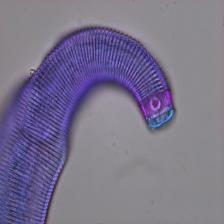
#> input picture Day_1_Material/Test_images/Desmodora sp1_GY_8S1D1 (13).jpg, 224 x 224 px, found by its file name
$ python Intro_opencv.py   (older library calls are emulated)
#> lines starting #> are read from the running program, lines starting #| are printed output that depends on the picture; after the words box and inside, x2 and y2 are one past the last pixel; in counts of white or black regions, pixels touching at a corner belong together
# -*- coding: utf-8 -*-
"""
Created on Sat Sep 18 08:41:04 2021

@author: Abdul Qayyum
ENIB
"""

#Introduction of OpenCv for basic Image processing

#Useful preprocessing steps for image processing, for example segmentation.
#1. Reading and processing BGR and GRAY scale channels
#1. channels extraction(SPlit & Merge)
#2. Scaling / resizing
#3. Denoising / smoothing
#4. Edge detection


###################################
#Pixel values, split and merge channels,
#pip install opencv-contrib-python==4.5.3.56
import cv2
# check open cv version
cv2.__version__

# Read gray and BGR or RGB image in OpenCV
grayim=cv2.imread("Test_images\\Desmodora sp1_GY_8S1D1 (13).jpg",0)
#> grayim: shape (224, 224); min 32, max 179, mean 120.7

img_bgr=cv2.imread("Test_images\\Desmodora sp1_GY_8S1D1 (13).jpg",1) # color is BGR not RGB
#> img_bgr is the input picture: shape (224, 224, 3); mean B, G, R 140.4, 116.1, 122.3
############## BGR to RGB color image
img_bgr_rgb= cv2.cvtColor(img_bgr, cv2.COLOR_BGR2RGB)

# another way to get gray  image from BGR color image
gray_img = cv2.cvtColor(img_bgr, cv2.COLOR_BGR2GRAY)
######################## back to RGB color
# gray to RGB back
backtobgr = cv2.cvtColor(gray_img,cv2.COLOR_GRAY2BGR)
backtorgb = cv2.cvtColor(gray_img,cv2.COLOR_GRAY2RGB)
# another way to back RGB
gray_three = cv2.merge([gray_img,gray_img,gray_img])

# show individual channel in color image
img_b=img_bgr[:,:,0] # B dueto BGR
img_g=img_bgr[:,:,1] # green
img_r=img_bgr[:,:,2] # red
import matplotlib.pyplot as plt
plt.imshow(img_r)
# show image in openCv
# cv2.imshow("red pic", img_r)
# cv2.waitKey(0)
# cv2.destroyAllWindows()

# split channels
b,g,r=cv2.split(img_bgr)

# cv2.imshow("green pic", g)
# cv2.waitKey(0)
# cv2.destroyAllWindows()

#back to combine into bgr


img_merged = cv2.merge((b,g,r))


# cv2.imshow("merged pic", img_merged)
# cv2.waitKey(0)
# cv2.destroyAllWindows()

## Resize the image according to your specified size
img = cv2.imread("Test_images\\Desmodora sp1_GY_8S1D1 (13).jpg", 1)   #Color is BGR not RGB

#use cv2.resize. Can specify size or scaling factor.
#Inter_cubic or Inter_linear for zooming.
#Use INTER_AREA for shrinking
#Following xample zooms by 2 times.

resized = cv2.resize(img, None, fx=2, fy=2, interpolation = cv2.INTER_CUBIC)

cv2.imshow("original pic", img)
cv2.imshow("resized pic", resized)
cv2.waitKey(0)
cv2.destroyAllWindows()


# [8 lines of commented-out code are left out]
height=128
width=128

resized_1 = cv2.resize(img,(height,width))

cv2.imshow("original pic", img)
cv2.imshow("resized pic", resized_1)
cv2.waitKey(0)
cv2.destroyAllWindows()

# another way
height=128
width=128

resized_1 = cv2.resize(img,(height,width),interpolation = cv2.INTER_CUBIC)

cv2.imshow("original pic", img)
cv2.imshow("resized pic", resized_1)
cv2.waitKey(0)
cv2.destroyAllWindows()

########### cropped image
cropped_img=img[100:200,100:200]

cv2.imshow("original pic", img)
cv2.imshow("cropped pic", cropped_img)
cv2.waitKey(0)
cv2.destroyAllWindows()

################## some basic filtering operations in OpenCV #################

import cv2
import numpy as np
from matplotlib import pyplot as plt
img_bgr= cv2.imread('Test_images\\Desmodora sp1_GY_8S1D1 (13).jpg', 1)
kernel = np.ones((5,5),np.float32)/25
filt_2D = cv2.filter2D(img_bgr,-1,kernel)    #Convolution using the kernel we provide
blur = cv2.blur(img_bgr,(5,5))   #Convolution with a normalized filter.
blur_gaussian = cv2.GaussianBlur(img,(5,5),0)  #Gaussian kernel is used.
median_blur = cv2.medianBlur(img_bgr,5)  #Using kernel size 5. Better on edges compared to gaussian.
bilateral_blur = cv2.bilateralFilter(img_bgr,9,75,75)  #Good for noise removal but retain edge sharpness.


cv2.imshow("Original", img_bgr)
cv2.imshow("2D filtered", filt_2D)
cv2.imshow("Blur", blur)
cv2.imshow("Gaussian Blur", blur_gaussian)
cv2.imshow("Median Blur", median_blur)
cv2.imshow("Bilateral", bilateral_blur)
cv2.waitKey(0)
cv2.destroyAllWindows()


import cv2
# Sobel Edge Detection
sobelx = cv2.Sobel(src=img, ddepth=cv2.CV_64F, dx=1, dy=0, ksize=5) # Sobel Edge Detection on the X axis

sobely = cv2.Sobel(src=img, ddepth=cv2.CV_64F, dx=0, dy=1, ksize=5) # Sobel Edge Detection on the Y axis

sobelxy = cv2.Sobel(src=img, ddepth=cv2.CV_64F, dx=1, dy=1, ksize=5) # Combined X and Y Sobel Edge Detection
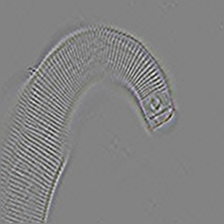
#> sobelxy: shape (224, 224, 3) float64; mean B, G, R 0, 0.1, 0.1; drawn with min black and max white

# Display Sobel Edge Detection Images

cv2.imshow('Sobel X', sobelx)
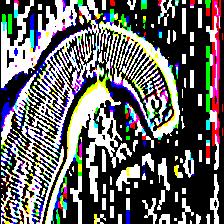
#> window 'Sobel X': shape (224, 224, 3); mean B, G, R 101.6, 101.5, 102
cv2.waitKey(0)
cv2.imshow('Sobel Y', sobely)
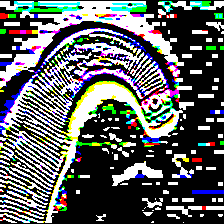
#> window 'Sobel Y': shape (224, 224, 3); mean B, G, R 95.6, 95.7, 92.1
cv2.waitKey(0)
cv2.imshow('Sobel X Y using Sobel() function', sobelxy)
cv2.waitKey(0)


#Edge detection

import cv2
import numpy as np

img = cv2.imread("Test_images\\Desmodora sp1_GY_8S1D1 (13).jpg", 0)
edges = cv2.Canny(img,100,200)   #Image, min and max values
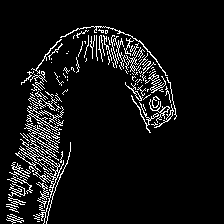
#> edges: shape (224, 224); 7.2% white in thin lines or dots, all inside (x1, y1, x2, y2) = (6, 26, 177, 224)

cv2.imshow("Original Image", img)
cv2.imshow("Canny", edges)

cv2.waitKey(0)
cv2.destroyAllWindows()
############################## Feature descriptor and dectector #########
######################### feature descriptor ##########
#SIFT and SURF - do not work in opencv 3
#SIFT stands for scale invariant feature transform
#####################################
# FAST
# Features from Accelerated Segment Test
# High speed corner detector
# FAST is only keypoint detector. Cannot get any descriptors.
import cv2 as cv
pathimage="Test_images\\Desmodora sp1_GY_8S1D1 (13).jpg"
#load image
import cv2

img = cv2.imread(pathimage, 0)

# Initiate FAST object with default values
detector = cv2.FastFeatureDetector_create(50)   #Detects 50 points

kp = detector.detect(img, None)
#> kp = 10 keypoints; (x, y, size): (32, 72, 7), (35, 68, 7), (159, 103, 7), (153, 116, 7), (160, 86, 7), (156, 79, 7), (36, 94, 7), (154, 75, 7), (32, 69, 7), (171, 112, 7)

img2 = cv2.drawKeypoints(img, kp, None, flags=0)
fast_img = img2.reshape(-1)
cv2.imshow('Corners',img2)
cv2.waitKey(0)

#############################################
#BRIEF (Binary Robust Independent Elementary Features)
#One important point is that BRIEF is a feature descriptor,
#it doesn’t provide any method to find the features.
# Not going to show the example as BRIEF also not working in opencv 3

###############################################
#ORB
# Oriented FAST and Rotated BRIEF
# An efficient alternative to SIFT or SURF
# ORB is basically a fusion of FAST keypoint detector and BRIEF descriptor

import numpy as np
import cv2

img = cv2.imread(pathimage, 0)
#Initiate SIFT detector
orb = cv2.ORB_create(100)


kp, des = orb.detectAndCompute(img, None)
#> kp = 71 keypoints; strongest (x, y, size): (32, 72, 31), (35, 68, 31), (32, 69, 31), (156, 104, 44.6)

# draw only keypoints location,not size and orientation
#img2 = cv2.drawKeypoints(img, kp, None, flags=None)
# Now, let us draw with rich key points, reflecting descriptors.
# Descriptors here show both the scale and the orientation of the keypoint.
img2 = cv2.drawKeypoints(img, kp, None, flags=cv2.DRAW_MATCHES_FLAGS_DRAW_RICH_KEYPOINTS)
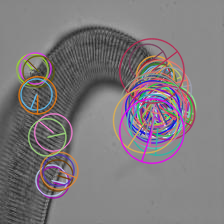
#> img2: shape (224, 224, 3); mean of channels 0, 1, 2 124, 121.2, 126.4; drawn as B, G, R
orb_img = img2.reshape(-1)
cv2.imshow("With keypoints", img2)
cv2.waitKey(0)


# SIFT and Surf not in openCV current virsion
# import cv2
# import numpy as np

# img = cv2.imread('home.jpg')
# gray= cv2.cvtColor(img,cv2.COLOR_BGR2GRAY)

# sift = cv2.SIFT()
# kp = sift.detect(img,None)

# img=cv2.drawKeypoints(img,kp)

# cv2.imwrite('sift_keypoints.jpg',img)


# >>> img = cv2.imread('fly.png',0)

# # Create SURF object. You can specify params here or later.
# # Here I set Hessian Threshold to 400
# >>> surf = cv2.SURF(400)

# # Find keypoints and descriptors directly
# >>> kp, des = surf.detectAndCompute(img,None)

# >>> len(kp)
#  699

########################### some other function in OpenCV ##############
#Morphological transformations
import cv2
import matplotlib.pyplot as plt
import numpy as np

img = cv2.imread("Test_images\\Desmodora sp1_GY_8S1D1 (13).jpg", 0)

ret,th = cv2.threshold(img,0,255,cv2.THRESH_BINARY+cv2.THRESH_OTSU)
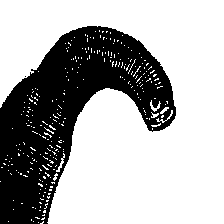
#> th: shape (224, 224); 67.8% white; 2 black regions (1 under 20 px), largest, box (x1, y1, x2, y2) and area: (0, 26, 176, 224) 16150
#> ret = 110

kernel = np.ones((3,3),np.uint8)   # 3x3 kernel with all ones.
erosion = cv2.erode(th,kernel,iterations = 1)  #Erodes pixels based on the kernel defined
#> erosion: shape (224, 224); 64.4% white; 1 black region, box (x1, y1, x2, y2) and area: (0, 25, 177, 224) 17883

dilation = cv2.dilate(erosion,kernel,iterations = 1)  #Apply dilation after erosion to see the effect.
#> dilation: shape (224, 224); 65.8% white; 1 black region, box (x1, y1, x2, y2) and area: (0, 26, 176, 224) 17181

#Erosion followed by dilation can be a single operation called opening
opening = cv2.morphologyEx(th, cv2.MORPH_OPEN, kernel)  # Compare this image with the previous one

#Closing is opposit, dilation followed by erosion.
closing = cv2.morphologyEx(th, cv2.MORPH_CLOSE, kernel)
#> closing: shape (224, 224); 68.8% white; 2 black regions (1 under 20 px), largest, box (x1, y1, x2, y2) and area: (0, 26, 176, 224) 15625

#Morphological gradient. This is the difference between dilation and erosion of an image
gradient = cv2.morphologyEx(th, cv2.MORPH_GRADIENT, kernel)
#> gradient: shape (224, 224); 11.7% white; 56 white regions (34 under 20 px), largest, box (x1, y1, x2, y2) and area: (0, 25, 177, 224) 2896, (81, 46, 164, 93) 1008, (31, 104, 67, 143) 439

#It is the difference between input image and Opening of the image.
tophat = cv2.morphologyEx(th, cv2.MORPH_TOPHAT, kernel)
#> tophat: shape (224, 224); 2.1% white in thin lines or dots, all inside (x1, y1, x2, y2) = (0, 26, 173, 224)

#It is the difference between the closing of the input image and input image.
blackhat = cv2.morphologyEx(img, cv2.MORPH_BLACKHAT, kernel)
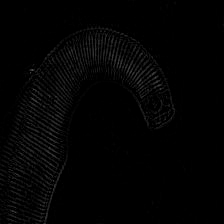
#> blackhat: shape (224, 224); min 0, max 76, mean 3.3

cv2.imshow("Original Image", blackhat)
cv2.waitKey(0)
cv2.destroyAllWindows()
